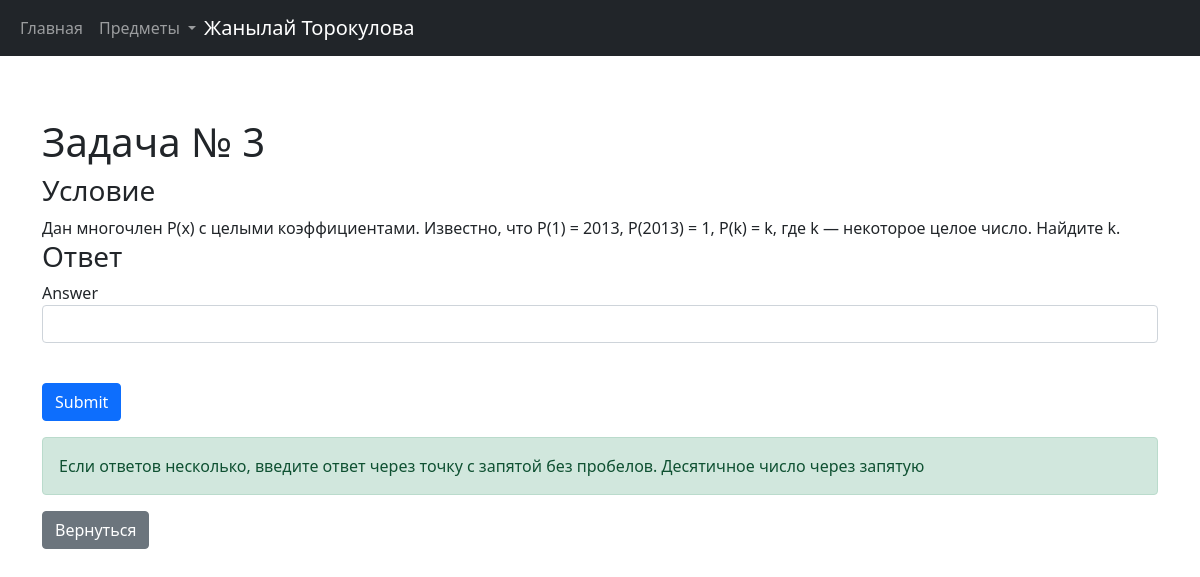
/Многочлены/exercise/3 (signed in), run on the app's committed database.
### data/users.py (models this page shows, shortened)
class Users(SqlAlchemyBase, UserMixin):
    __tablename__ = 'users'
    id = sqlalchemy.Column(sqlalchemy.Integer,
                           primary_key=True, autoincrement=True)
    surname = sqlalchemy.Column(sqlalchemy.String)
    name = sqlalchemy.Column(sqlalchemy.String)
    email = sqlalchemy.Column(sqlalchemy.String, unique=True)
    hashed_password = sqlalchemy.Column(sqlalchemy.String)
    exercises = orm.relation("User_exercises", back_populates='users')

### data/topics.py (models this page shows)
class Exercises(SqlAlchemyBase):
    __tablename__ = 'exercises'
    id = sqlalchemy.Column(sqlalchemy.Integer, primary_key=True, autoincrement=True)
    subtopics_id = sqlalchemy.Column(sqlalchemy.Integer, sqlalchemy.ForeignKey("subtopics.id"))
    text = sqlalchemy.Column(sqlalchemy.String)
    answer = sqlalchemy.Column(sqlalchemy.String)
    number = sqlalchemy.Column(sqlalchemy.Integer)
    subtopics = orm.relation("Subtopics")
    user_exercises = orm.relation("User_exercises", back_populates='exercises')

### main.py (the view, shortened to what this page needs)
@app.route("/<sb>/exercise/<number>", methods=['GET', 'POST'])
def ex_page(sb, number):
    exercise = db_sess.query(Exercises).join(Subtopics).filter((Subtopics.name == sb), (Exercises.number == int(number))).first()
    topic = db_sess.query(Subtopics).filter(Subtopics.name == sb).first().topics.name
    num = db_sess.query(Exercises).filter((Subtopics.name == sb))[-1].number
    form = AnswerForm()
    if db_sess.query(User_exercises).filter((User_exercises.exercise_id == exercise.id), (User_exercises.user_id==current_user.id)).first():
        form.answer.data = exercise.answer
        message = "Решено"
    else:
        message='''Если ответов несколько, введите ответ через точку с запятой без пробелов.
        Десятичное число через запятую'''
    return render_template("exercises.html", exercise=exercise, form=form, title=sb, num=num, topic=topic, message=message)

### forms/answer.py
class AnswerForm(FlaskForm):
    answer = StringField('Answer', validators=[DataRequired()])
    submit = SubmitField('Submit')

### data/db_session.py (called while the page is built)
def create_session() -> Session:
    global __factory
    return __factory()

### main.py (called while the page is built)
@login_manager.user_loader
def load_user(user_id):
    db_sess = db_session.create_session()
    return db_sess.query(Users).get(user_id)

### templates/exercises.html (shortened to what this page needs)
{% extends "base.html" %}
{% block content %}
<section class="py-5 text container">
    <h1>Задача № {{exercise.number}}</h1>
    <h3>Условие</h3>
       <div>{{exercise.text}}</div>
    <h3>Ответ</h3>
     <form action="" method="post">
         <p>
            {{ form.answer.label }}<br>
            {{ form.answer(class="form-control")}}<br>
        </p>
         <p>{{ form.submit(type="submit", class="btn btn-primary") }}</p>
         <div class="alert alert-success" role="alert">
             {{message}}
         </div>
     </form>
    {%if exercise.number < num%}
    <a href="/{{title}}/exercise/{{exercise.number + 1}}" class="btn btn-secondary">Продолжить</a>
    {%else%}
    <a href="/{{topic}}/subtopics" class="btn btn-secondary">Вернуться</a>
    {%endif%}
</section>
{% endblock %}

### templates/base.html (shortened to what this page needs)
<!doctype html>
<html lang="en">
<head>
    <link href="https://cdn.jsdelivr.net/npm/bootstrap@5.1.3/dist/css/bootstrap.min.css" rel="stylesheet">
    <link rel="stylesheet" type="text/css" href="/static/css/base.css" />
</head>
<body>
 <header>
    <nav class="navbar navbar-expand-md navbar-dark fixed-top bg-dark">
    <div class="container-fluid">
      <div class="collapse navbar-collapse" id="navbarCollapse">
        <ul class="navbar-nav mr-auto mb-2 mb-md-0">
            <li class="nav-item">
                <a class="nav-link" aria-current="page" href="/">Главная</a>
          </li>
            <li class="nav-item dropdown">
          <a class="nav-link dropdown-toggle" href="#" id="navbarDropdownMenuLink" role="button" data-bs-toggle="dropdown" aria-expanded="false">
            Предметы
          </a>
            </li>
        </ul>
        <ul class="navbar-nav">
            {% if current_user.is_authenticated %}
            <a class="navbar-brand" href="/logout">{{ current_user.name }} {{current_user.surname}}</a>
            {% else %}
            <a class="btn btn-outline-primary" href="/login">Войти</a>
            <a class="btn btn-outline-primary" href="/register">Регестрация</a>
            {%endif%}
        </ul>
 </header>
{% block content %}{% endblock %}
</body>
</body>
</html>

### static/css/base.css (style rules this page uses)
body { padding-top: 70px; }

### data on the page
Users: name "Жанылай", surname "Торокулова"
Exercises: number "3", text "Дан многочлен P(x) с целыми коэффициентами. Известно, что P(1) = 2013, P(2013) = 1, P(k) = k, где k — некоторое целое число. Найдите k."

### other printed values
{{ message }} "Если ответов несколько, введите ответ через точку с запятой без пробелов. Десятичное число через запятую"
